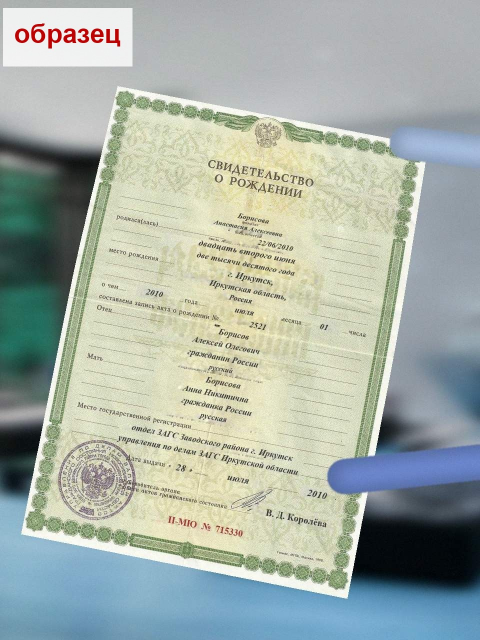
#> input picture samples/BIRTHCERT_1998/2_SYN_BIRTHCERT_2010.jpg, 960 x 1280 px (shown at 1/2 size)
$ python -i image_guard.py   (imports and definitions only)
#> lines starting #> are read from the running program, lines starting #| are printed output that depends on the picture
#> further down, picture is the input picture: shape (1280, 960, 3); mean B, G, R 167.5, 176, 166
"""Layer A technical input image guard for the HTTP service.

Rejects physically invalid uploads before queueing (``POST /documents``) or
before model inference (``POST /recognize``, ``POST /recognize/registration``):

1. **Decompression bomb / huge raster** — header dimensions are inspected
   *before* full pixel decoding so anomalous rasters are refused in sub-ms
   without allocating gigabytes of RAM.
2. **Micro-resolution frame** — ``min(width, height) < 150`` px.
3. **Extreme aspect ratio** — ``max(width, height) / min(width, height) > 10.0``.
4. **Blank / uniform frame** — near-zero luminance spread (``std < 2.0`` on a
   downscaled grayscale copy), catching solid black, white or flat grey frames.

Zero-retention note: every intermediate buffer created here (memory-view reader,
downscaled copy, grayscale copy, and ``bgr`` on rejection) is explicitly released
or zeroed in ``finally`` blocks. Error messages intentionally state only the
violated limit and never echo filenames, dimensions, or document metadata.
"""
from __future__ import annotations

import io
import struct
import warnings
from typing import Union

import cv2
import numpy as np

#: Maximum total pixel count allowed for an input frame (40 MP).
#: Comfortably covers 300–600 DPI A4 scans (600 DPI A4 is 4960x7016 = 34.8 MP)
#: and all repository samples/conformance fixtures while rejecting oversized
#: rasters and decompression bombs well below Pillow's ~89.5 MP threshold.
DEFAULT_MAX_PIXELS: int = 40_000_000

#: Maximum length of either side in pixels.
DEFAULT_MAX_SIDE: int = 8_000

#: Minimum length of the shorter side in pixels.
DEFAULT_MIN_SIDE: int = 150

#: Maximum ratio between the longer and shorter sides.
DEFAULT_MAX_ASPECT_RATIO: float = 10.0

#: Minimum grayscale standard deviation (0–255 scale) on a downscaled copy.
DEFAULT_MIN_BRIGHTNESS_STD: float = 2.0

_BLANK_CHECK_MAX_SIDE: int = 256

# Machine-readable reason codes returned in HTTP 422 responses.
IMAGE_UNDECODABLE = "image_undecodable"
IMAGE_TOO_LARGE = "image_too_large"
IMAGE_TOO_SMALL = "image_too_small"
IMAGE_EXTREME_ASPECT_RATIO = "image_extreme_aspect_ratio"
IMAGE_BLANK = "image_blank"

BytesLike = Union[bytes, bytearray, memoryview]


class ImageGuardError(ValueError):
    """Raised when an uploaded image fails a Layer A technical check."""

    # [4 lines left out: function __init__, not called in this run]


class _MemoryViewReader(io.RawIOBase):
    """Seekable read-only stream over a ``memoryview`` with zero extra copies."""

    # [4 lines left out: function __init__, not called in this run]

    def readable(self) -> bool:
        return True

    def seekable(self) -> bool:
        return True

    def tell(self) -> int:
        return self._pos

    # [204 lines left out: functions seek, read, readinto, close, _probe_header_fallback, probe_header_dimensions and 2 more, not called in this run]


def check_not_blank(
    bgr: np.ndarray,
    *,
    min_brightness_std: float = DEFAULT_MIN_BRIGHTNESS_STD,
) -> None:
    """Reject completely blank, black, white, or flat uniform frames."""
#> called with min_brightness_std = 2
    h, w = bgr.shape[:2]
#> h = 1280; w = 960
    small = gray = None
    try:
        longer = max(h, w)
#> longer = 1280
        if longer > _BLANK_CHECK_MAX_SIDE:
            scale = _BLANK_CHECK_MAX_SIDE / longer
#> scale = 0.2
            small_w = max(1, int(round(w * scale)))
#> small_w = 192
            small_h = max(1, int(round(h * scale)))
#> small_h = 256
            small = cv2.resize(bgr, (small_w, small_h), interpolation=cv2.INTER_AREA)
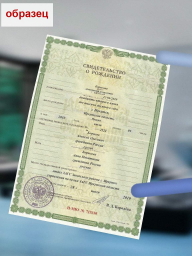
#> small: shape (256, 192, 3); mean B, G, R 167.5, 176, 166
            src = small
        else:
            src = bgr

        if src.ndim == 2:
            gray = src
        elif src.shape[2] == 4:
            gray = cv2.cvtColor(src, cv2.COLOR_BGRA2GRAY)
        else:
            gray = cv2.cvtColor(src, cv2.COLOR_BGR2GRAY)
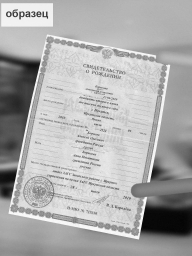
#> gray: shape (256, 192); min 4, max 251, mean 172

        std = float(gray.std())
#> std = 52.34
    finally:
        if gray is not None and gray is not bgr and gray is not small:
            gray.fill(0)
#> gray: shape (256, 192); every value is 0
        if small is not None and small is not bgr:
            small.fill(0)
#> small: shape (256, 192, 3); every value is 0

    if std < min_brightness_std:
        raise ImageGuardError(
            IMAGE_BLANK,
            "Image appears blank or uniform (insufficient visual contrast)",
        )


# [63 lines left out: functions decode_and_validate_bgr, validate_image_bytes, not called in this run]

>>> import cv2
>>> picture = cv2.imread('../../samples/BIRTHCERT_1998/2_SYN_BIRTHCERT_2010.jpg')
>>> result = check_not_blank(picture)
